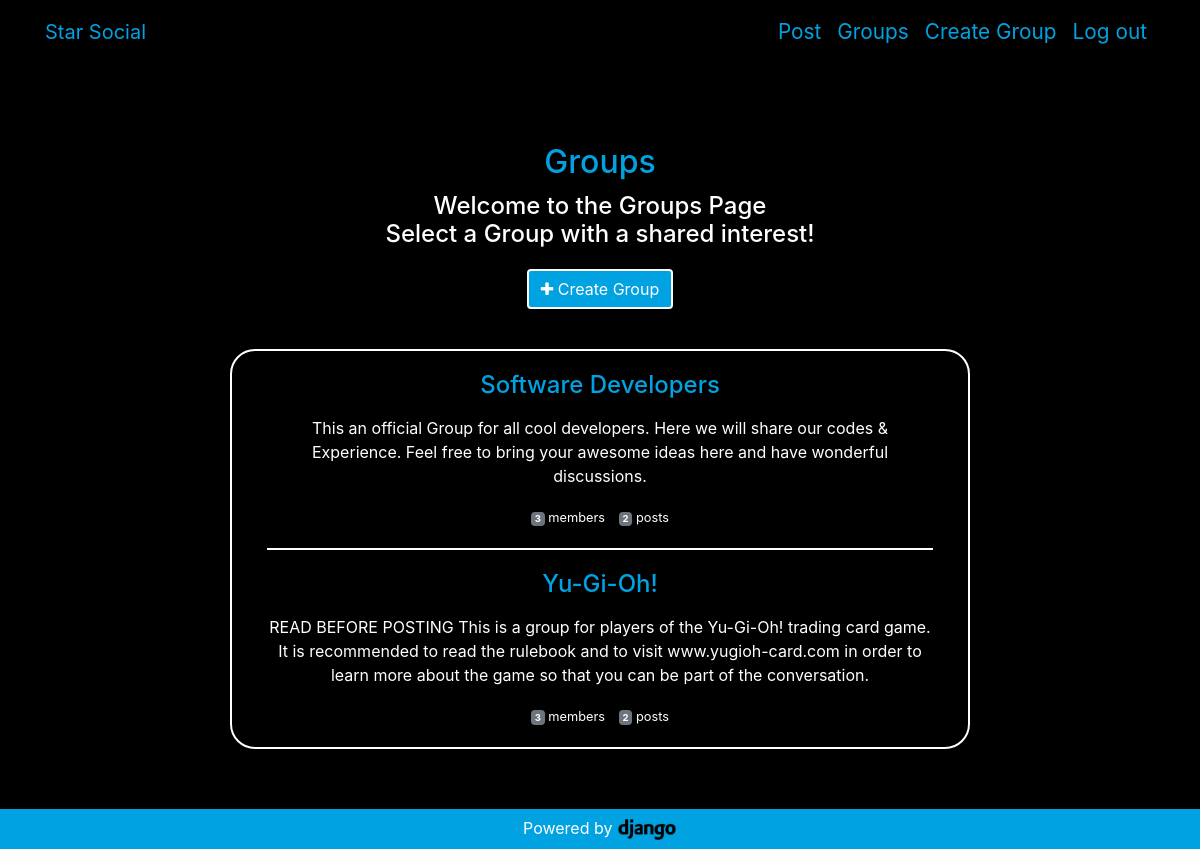
Screenshot of /groups/ (signed in) with the database file from the repository.
### groups/models.py (models this page shows, shortened)
class Group(models.Model):
    name = models.CharField(max_length=255, unique=True)
    slug = models.SlugField(allow_unicode=True,unique=True)
    description = models.TextField(blank=True,default='')
    description_html = models.TextField(editable=False,default='',blank=True)
    member = models.ManyToManyField(User,through='GroupMember')
    class Meta:
        ordering = ['name']

### groups/views.py (the view)
# urls.py: path('', views.ListGroup.as_view(), name='all'),
class ListGroup(generic.ListView):
    model = Group

### groups/templates/groups/group_list.html
{% extends "groups/group_base.html" %}
{% block pregroup %}
<div class="container text-center">
	<h2 class="blue-color page-title">Groups</h2>
	<h4 class="page-subtitle">Welcome to the Groups Page <br>Select a Group with a shared interest!</h4>
	{% if user.is_authenticated %}
	<a href="{% url 'groups:create' %}" class="btn my-button" role="button"><span class="fa fa-plus"></span> Create Group</a>
	{% endif %}
</div>
{% endblock %}
{% block group_content %}
<div class="container list-container text-center white-border col-md-8">
	{% for group in object_list %}
	{% if forloop.last %}
	<div class="list-element">
	{% else %}
	<div class="white-border-bottom list-element">
	{% endif %}
		<a href="{% url 'groups:single' slug=group.slug %}">
			<h4 class="blue-color">{{ group.name }}</h4>
			<p>{{ group.description_html|safe }}</p>
			<div class="last-subelement">
				<small style="margin-right:10px;">
					<span class="badge badge-secondary">
						{{ group.member.count }}
					</span>
					member{{ group.member.count|pluralize }}
				</small>
				<small>
					<span class="badge badge-secondary">
						{{ group.posts.count }}
					</span>
					post{{ group.posts.count|pluralize }}
				</small>
			</div>
		</a>
	</div>
	{% endfor %}
</div>
{% endblock %}

### static/simplesocial/css/master.css (style rules this page uses)
body { margin: 0; background-color: black; color: white; overflow-x: hidden; }
a { color:white; }
.blue-color { color: #00A2E2; }
.white-border { border: solid white 2px; border-radius: 25px; }
.white-border-bottom { border-bottom: solid white 2px; }
.my-button { color:white; background-color: #00A2E2; border: solid white 2px; }
.page-title { margin-top: 80px; margin-bottom:10px; }
.page-subtitle { margin-bottom:20px; }
.list-container { margin-top: 40px; margin-bottom: 100px; width:50%; }
.list-element { margin:20px; }
.last-subelement { margin-bottom: 20px; color: white; }

### rows the page displays
Group: name "Software Developers", description_html "This an official Group for all cool developers. Here we will share our codes & Experience. Feel free to bring your awesome ideas here and have wonderful discussions.", member.count "3", posts.count "2"
Group: name "Yu-Gi-Oh!", description_html "READ BEFORE POSTING This is a group for players of the Yu-Gi-Oh! trading card game. It is recommended to read the rulebook and to visit www.yugioh-card.com in order to learn more about the game so that you can be part of the conversation.", member.count "3", posts.count "2"
